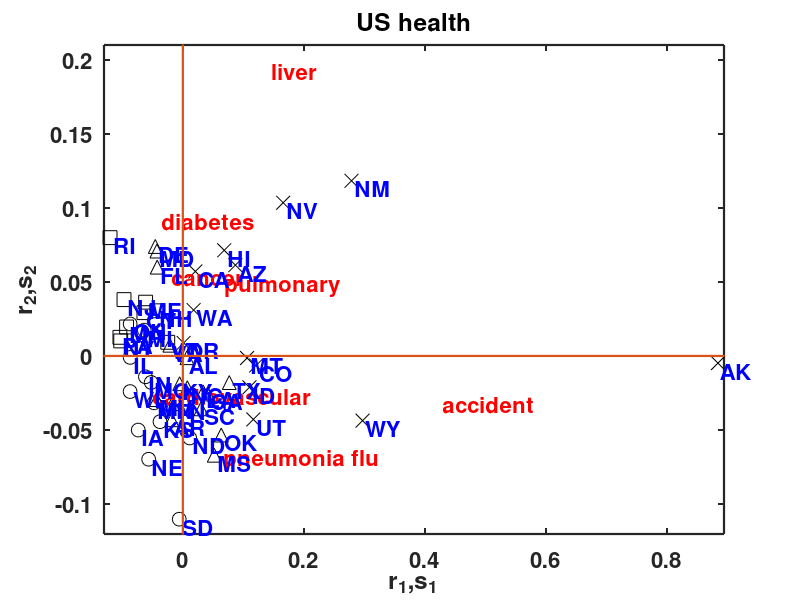
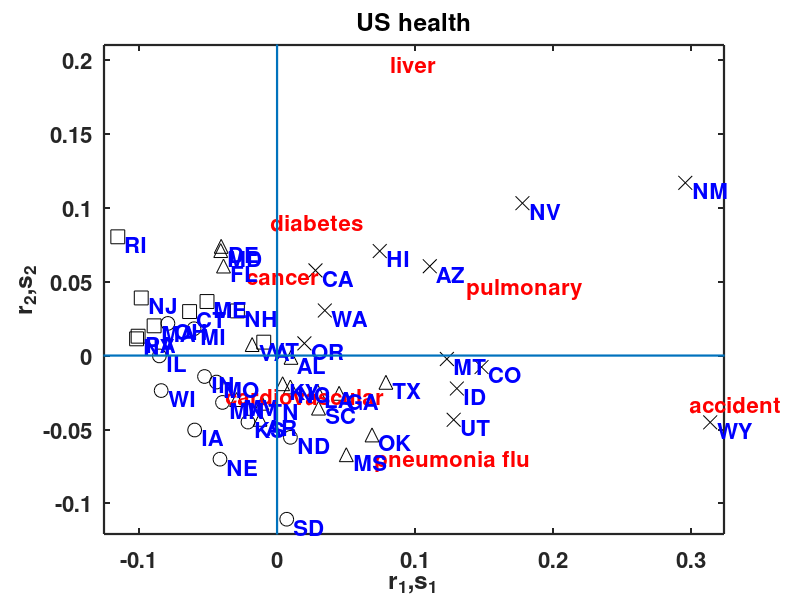

Reproduce these figures in MATLAB, in order.
% clear variables and close windows
clear all
close all
clc


% wak == 1

% load data
[rows,land_area,popu_1985,acc,card,canc,pul, pneu,diab,liv,doc,shop, reg, div] = ...
    textread('ushealth.dat','%s %f %f %f %f %f %f %f %f %f %f %f %f %f');
health  = horzcat(land_area,popu_1985,acc,card,canc,pul, pneu,diab,liv,doc,shop, reg, div); % Horizontal concatenation, creates data matrix
x       = health(:,3:9);
n       = size(x,1);        % number of observations
% labels for deseases
lab     = strvcat('accident', 'cardiovascular', 'cancer', 'pulmonary', 'pneumonia flu', 'diabetes', 'liver');
lab     = cellstr(lab);

  wak   = 1;                      % set to 0/1 to ex/include Alaska!!
  wak   = [ones(n-2,1);wak;1];
  x     = x(find(wak==1),:);  
  xrows = rows(find(wak==1),:);
  col   = reg(find(wak==1),:);   
  a     = sum(x,2); % row sum
  b     = sum(x,1); % col sum

  e     = a*b./sum(a);

%chi-matrix
  cc    = (x-e)./sqrt(e);

%singular value decomposition
[g l d] = svd(cc,0);
  
%eigenvalues
  ll    = diag(l).*diag(l);
%cumulated percentage of the variance
  aux   = cumsum(ll)./sum(ll);
  perc  = [ll,aux];

  r1    = repmat(diag(l)',size(g,1),1).*g; %multiplies each column of g with each corresponding element of l
  r     = (r1./repmat(sqrt(a),1,size(g,2))); %divides each row of r1 with each corresponding element of sqrt(a)

  s1    = repmat(diag(l)',size(d,1),1).*d; %multiplies each column of d with each corresponding element of l
  s     = (s1./repmat(sqrt(b)',1,size(d,2))); %divides each row of s1 with each corresponding element of sqrt(b)

  car   = repmat(a,1,size(r,2)).*r.^2./repmat(ll',size(r,1),1); %contribution in r

  cas   = repmat(b',1,size(s,2)).*s.^2./repmat(ll',size(s,1),1); %contribution in s

rr = r(:,1:2);
ss = s(:,1:2);
Markers= ['s','s','s','s','s','s','s','s','s',...
 'o','o','o','o','o','o','o','o','o','o','o','o',...
 '^','^','^','^','^','^','^','^','^','^','^','^','^','^','^','^',...
 'x','x','x','x','x','x','x','x','x','x','x','x','x'];
figure(1)
hold on
for i=1:size(rr,1)
plot(rr(i,1),rr(i,2),Markers(i),'Color','k','MarkerSize',10)
end
xlabel('r_1,s_1','FontSize',16,'FontWeight','Bold')
ylabel('r_2,s_2','FontSize',16,'FontWeight','Bold')
title('US health','FontSize',16,'FontWeight','Bold')
xlim([min(rr(:,1))-0.01,max(rr(:,1))+0.01])
ylim([min(rr(:,2)-0.01),0.21])
text(ss(:,1),ss(:,2),lab,'Color','r','FontSize',16,'FontWeight','Bold')
text(rr(:,1)+0.005,rr(:,2)-0.005,xrows,'Color','b','FontSize',16,'FontWeight','Bold')
box on
line([0,0]',[-2,3]','LineWidth',1.6)
line([-4,4]',[0,0]','LineWidth',1.6)
set(gca,'LineWidth',1.6,'FontSize',16,'FontWeight','Bold')
hold off

% the same analysis without Alaska:
% wak == 0
  x   = health(:,3:9);
  wak = 0;                      % set to 0/1 to ex/include Alaska!!
  wak = [ones(n-2,1);wak;1];
  x     = x(find(wak==1),:);  
  xrows = rows(find(wak==1),:);
  col   = reg(find(wak==1),:);   
  a     = sum(x,2); % row sum
  b     = sum(x,1); % col sum

  e     = a*b./sum(a);

%chi-matrix
  cc    = (x-e)./sqrt(e);

%singular value decomposition
[g l d] = svd(cc,0);
  
%eigenvalues
  ll    = diag(l).*diag(l);
%cumulated percentage of the variance
  aux   = cumsum(ll)./sum(ll);
  perc  = [ll,aux];

  r1    = repmat(diag(l)',size(g,1),1).*g; %multiplies each column of g with each corresponding element of l
  r     = (r1./repmat(sqrt(a),1,size(g,2))); %divides each row of r1 with each corresponding element of sqrt(a)

  s1    = repmat(diag(l)',size(d,1),1).*d; %multiplies each column of d with each corresponding element of l
  s     = (s1./repmat(sqrt(b)',1,size(d,2))); %divides each row of s1 with each corresponding element of sqrt(b)

  car   = repmat(a,1,size(r,2)).*r.^2./repmat(ll',size(r,1),1); %contribution in r

  cas   = repmat(b',1,size(s,2)).*s.^2./repmat(ll',size(s,1),1); %contribution in s

rr = r(:,1:2);
ss = s(:,1:2);

%  dev.new()
figure(2)
hold on
for i=1:size(rr,1)
plot(rr(i,1),rr(i,2),Markers(i),'Color','k','MarkerSize',10)
end
xlabel('r_1,s_1','FontSize',16,'FontWeight','Bold')
ylabel('r_2,s_2','FontSize',16,'FontWeight','Bold')
title('US health','FontSize',16,'FontWeight','Bold')
xlim([min(rr(:,1))-0.01,max(rr(:,1))+0.01])
ylim([min(rr(:,2)-0.01),0.21])
text(ss(:,1),ss(:,2),lab,'Color','r','FontSize',16,'FontWeight','Bold')
text(rr(:,1)+0.005,rr(:,2)-0.005,xrows,'Color','b','FontSize',16,'FontWeight','Bold')
box on
line([0,0]',[-2,3]','LineWidth',1.6)
line([-4,4]',[0,0]','LineWidth',1.6)
set(gca,'LineWidth',1.6,'FontSize',16,'FontWeight','Bold')
hold off
